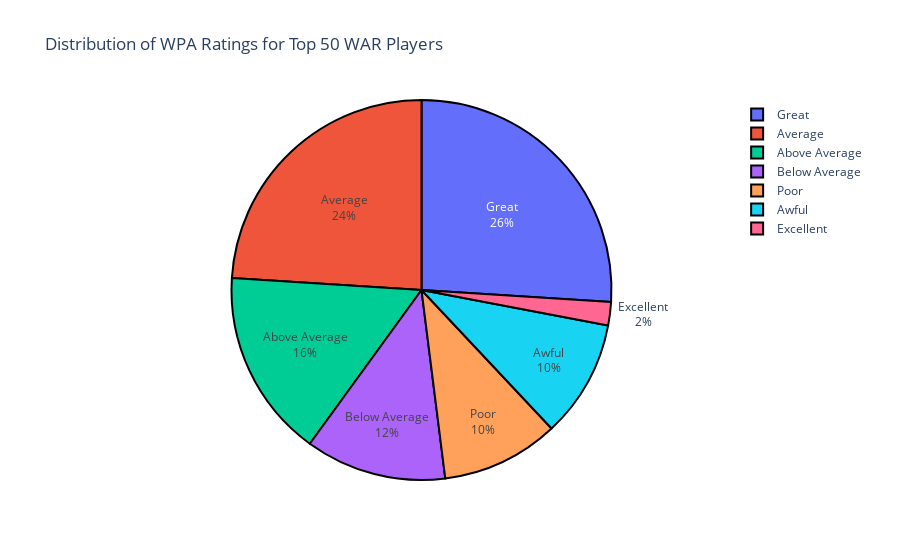

Notebook cell for this chart:
### Code cell
import pandas as pd
import plotly.express as px
import os

def get_top_50_unique_names(data):
    column_2 = data.iloc[:, 1].rename("Player")  # Column 2 (index 1)
    column_16 = data.iloc[:, 15].rename("WAR")  # Column 16 (index 15)
    combined_data = pd.DataFrame({'Player': column_2, 'WAR': column_16})
    sorted_data = combined_data.sort_values(by='WAR', ascending=False)
    unique_sorted_data = sorted_data.drop_duplicates(subset='Player').reset_index(drop=True)
    top_50 = unique_sorted_data.head(50)
    return top_50

def find_wpa_for_top_50_war(top_50_df, filepath):
    data = pd.read_csv(filepath, encoding='latin1')
    column_9 = data.iloc[:, 8].rename("WPA")  # Column 9 (index 8)
    matching_data = pd.DataFrame({'Player': data.iloc[:, 1], 'WPA': column_9}).drop_duplicates(subset='Player')
    matching_rows = top_50_df.merge(matching_data, on='Player', how='left')
    return matching_rows

# Define the path to your CSV file
csv_file_path = 'WAR_2023.csv'

# Check if the file exists
if not os.path.exists(csv_file_path):
    raise FileNotFoundError(f"The file '{csv_file_path}' does not exist.")

try:
    # Attempt to read the CSV file with different encodings
    try:
        data = pd.read_csv(csv_file_path, encoding='utf-8')
    except UnicodeDecodeError:
        try:
            data = pd.read_csv(csv_file_path, encoding='latin1')
        except UnicodeDecodeError:
            data = pd.read_csv(csv_file_path, encoding='iso-8859-1')
except Exception as e:
    raise ValueError(f"Error reading the CSV file: {e}")

# Ensure the CSV file has at least 18 columns
if data.shape[1] < 18:
    raise ValueError("The CSV file does not have at least 18 columns.")

# Get the top 50 unique WAR players
top_50 = get_top_50_unique_names(data)

if top_50 is not None:
    # Find the WPA for the top 50 WAR players in the second CSV
    second_csv_filepath = "WPA_2023.csv"
    matching_rows = find_wpa_for_top_50_war(top_50, second_csv_filepath)
    
    if matching_rows is not None and not matching_rows.empty:
        # Extract the WPA values
        wpa_values = matching_rows['WPA'].dropna()

        # Categorize the WPA values based on the provided ratings
        def categorize_wpa(wpa):
            if wpa >= 6.0:
                return 'Excellent'
            elif wpa >= 3.0:
                return 'Great'
            elif wpa >= 2.0:
                return 'Above Average'
            elif wpa >= 1.0:
                return 'Average'
            elif wpa >= 0.0:
                return 'Below Average'
            elif wpa >= -1.0:
                return 'Poor'
            else:
                return 'Awful'

        wpa_categories = wpa_values.apply(categorize_wpa)
        wpa_category_counts = wpa_categories.value_counts()

        # Ensure the categories are in the correct order
        categories_order = ['Excellent', 'Great', 'Above Average', 'Average', 'Below Average', 'Poor', 'Awful']
        wpa_category_counts = wpa_category_counts.reindex(categories_order, fill_value=0)

        # Create a DataFrame for the pie chart
        pie_data = pd.DataFrame({'Rating': wpa_category_counts.index, 'Count': wpa_category_counts.values})

        # Create an interactive pie chart using Plotly
        fig_pie = px.pie(pie_data, names='Rating', values='Count', title='Distribution of WPA Ratings for Top 50 WAR Players')

        # Update the layout for interactivity
        fig_pie.update_traces(textinfo='percent+label', hoverinfo='label+percent+value', 
                              marker=dict(line=dict(color='#000000', width=2)))

        # Show the pie chart
        fig_pie.show()
    else:
        print("No matching rows found or an error occurred.")
else:
    print("Could not extract top 50 names.")

### Figure 1 — Plotly figure (JSON) as saved in the notebook; plotly's stock layout.template omitted (floating-point values rounded to 4 significant figures)
{"data": [{"domain": {"x": [0, 1], "y": [0, 1]}, "hoverinfo": "label+percent+value", "hovertemplate": "Rating=%{label}<br>Count=%{value}<extra></extra>", "labels": ["Excellent", "Great", "Above Average", "Average", "Below Average", "Poor", "Awful"], "legendgroup": "", "marker": {"line": {"color": "#000000", "width": 2}}, "name": "", "showlegend": true, "textinfo": "percent+label", "type": "pie", "values": [1, 13, 8, 12, 6, 5, 5]}], "layout": {"legend": {"tracegroupgap": 0}, "title": {"text": "Distribution of WPA Ratings for Top 50 WAR Players"}}}
